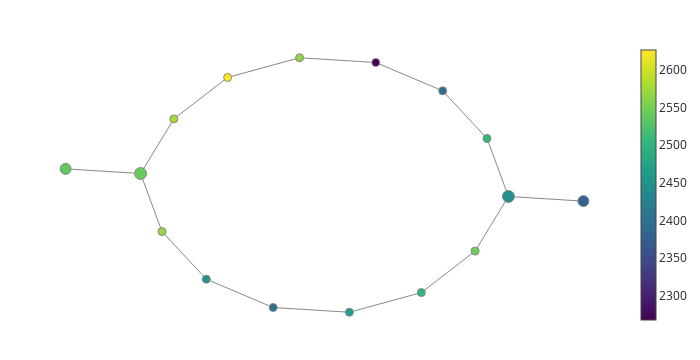

Notebook source saved alongside this figure:
### Code cell
other_graph = plot_static_mapper_graph(other_pipe, data)
other_graph.show()

### Figure 1 — Plotly figure (JSON) as saved in the notebook; plotly's stock layout.template omitted (floating-point values rounded to 4 significant figures)
{"data": [{"hoverinfo": "none", "line": {"color": "#888", "width": 1}, "mode": "lines", "name": "edge_trace", "type": "scatter", "uid": "8ca387df-d726-4f74-a70b-563461a57c7e", "x": [1.376, 1.517, null, 1.376, 1.083, null, 1.517, 2.012, null, 1.517, 1.298, null, 0.6421, 0.1388, null, 0.6421, 1.083, null, -0.03543, 0.4678, null, -0.03543, -0.4769, null, -1.406, -0.9109, null, -0.9109, -0.7696, null, -0.9109, -0.691, null, -0.3361, 0.1388, null, -0.3361, -0.691, null, 1.298, 0.9427, null, -0.7696, -0.4769, null, 0.4678, 0.9427, null], "y": [0.6669, 0.1679, null, 0.6669, 1.076, null, 0.1679, 0.1278, null, 0.1679, -0.3018, null, 1.32, 1.361, null, 1.32, 1.076, null, -0.7869, -0.8278, null, -0.7869, -0.5433, null, 0.4051, 0.365, null, 0.365, -0.134, null, 0.365, 0.8347, null, 1.191, 1.361, null, 1.191, 0.8347, null, -0.3018, -0.6585, null, -0.134, -0.5433, null, -0.8278, -0.6585, null]}, {"hoverinfo": "text", "hovertext": ["Node ID: 0<br>Pullback set label: 7<br>Partial cluster label: 0<br>Node size: 242<br>Summary statistic: 2500.0", "Node ID: 1<br>Pullback set label: 8<br>Partial cluster label: 0<br>Node size: 847<br>Summary statistic: 2450.0", "Node ID: 2<br>Pullback set label: 5<br>Partial cluster label: 0<br>Node size: 199<br>Summary statistic: 2270.0", "Node ID: 3<br>Pullback set label: 4<br>Partial cluster label: 0<br>Node size: 199<br>Summary statistic: 2400.0", "Node ID: 4<br>Pullback set label: 0<br>Partial cluster label: 0<br>Node size: 714<br>Summary statistic: 2540.0", "Node ID: 5<br>Pullback set label: 1<br>Partial cluster label: 0<br>Node size: 847<br>Summary statistic: 2540.0", "Node ID: 6<br>Pullback set label: 3<br>Partial cluster label: 0<br>Node size: 211<br>Summary statistic: 2630.0", "Node ID: 7<br>Pullback set label: 4<br>Partial cluster label: 1<br>Node size: 199<br>Summary statistic: 2560.0", "Node ID: 8<br>Pullback set label: 9<br>Partial cluster label: 0<br>Node size: 714<br>Summary statistic: 2380.0", "Node ID: 9<br>Pullback set label: 7<br>Partial cluster label: 1<br>Node size: 242<br>Summary statistic: 2550.0", "Node ID: 10<br>Pullback set label: 6<br>Partial cluster label: 0<br>Node size: 211<br>Summary statistic: 2390.0", "Node ID: 11<br>Pullback set label: 2<br>Partial cluster label: 0<br>Node size: 242<br>Summary statistic: 2570.0", "Node ID: 12<br>Pullback set label: 2<br>Partial cluster label: 1<br>Node size: 242<br>Summary statistic: 2580.0", "Node ID: 13<br>Pullback set label: 5<br>Partial cluster label: 1<br>Node size: 199<br>Summary statistic: 2470.0", "Node ID: 14<br>Pullback set label: 3<br>Partial cluster label: 1<br>Node size: 211<br>Summary statistic: 2450.0", "Node ID: 15<br>Pullback set label: 6<br>Partial cluster label: 1<br>Node size: 211<br>Summary statistic: 2500.0"], "marker": {"color": [2505.0, 2447.0, 2268.0, 2400.0, 2537.0, 2542.0, 2626.0, 2563.0, 2380.0, 2548.0, 2395.0, 2567.0, 2577.0, 2467.0, 2454.0, 2501.0], "colorbar": {"thickness": 15, "title": {"side": "right", "text": ""}, "xanchor": "left"}, "colorscale": [[0, "#440154"], [0.1111, "#482878"], [0.2222, "#3e4989"], [0.3333, "#31688e"], [0.4444, "#26828e"], [0.5556, "#1f9e89"], [0.6667, "#35b779"], [0.7778, "#6ece58"], [0.8889, "#b5de2b"], [1, "#fde725"]], "line": {"color": "#888", "width": 1}, "opacity": 1, "reversescale": false, "showscale": true, "size": [242, 847, 199, 199, 714, 847, 211, 199, 714, 242, 211, 242, 242, 199, 211, 211], "sizemin": 4, "sizemode": "area", "sizeref": 11.76}, "mode": "markers", "name": "node_trace", "type": "scatter", "uid": "b3686f5b-27c0-4910-a05b-c86b7b519cdd", "x": [1.376, 1.517, 0.6421, -0.03543, -1.406, -0.9109, -0.3361, 0.1388, 2.012, 1.298, 1.083, -0.7696, -0.691, 0.4678, -0.4769, 0.9427], "y": [0.6669, 0.1679, 1.32, -0.7869, 0.4051, 0.365, 1.191, 1.361, 0.1278, -0.3018, 1.076, -0.134, 0.8347, -0.8278, -0.5433, -0.6585]}], "layout": {"autosize": false, "height": 360, "hovermode": "closest", "margin": {"b": 20, "l": 5, "r": 5, "t": 40}, "showlegend": false, "title": {"text": ""}, "width": 700, "xaxis": {"autorange": true, "range": [-1.642, 2.248], "showgrid": false, "showline": false, "showticklabels": false, "ticks": "", "title": {"text": ""}, "type": "linear", "zeroline": false}, "yaxis": {"autorange": true, "range": [-0.9804, 1.513], "showgrid": false, "showline": false, "showticklabels": false, "ticks": "", "title": {"text": ""}, "type": "linear", "zeroline": false}}}
